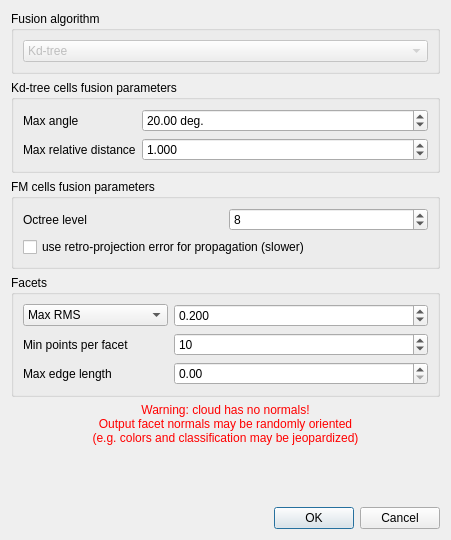
<?xml version="1.0" encoding="UTF-8"?>
<ui version="4.0">
 <class>CellsFusionDlg</class>
 <widget class="QDialog" name="CellsFusionDlg">
  <property name="geometry">
   <rect>
    <x>0</x>
    <y>0</y>
    <width>451</width>
    <height>540</height>
   </rect>
  </property>
  <property name="windowTitle">
   <string>Cell Fusion Parameters</string>
  </property>
  <layout class="QVBoxLayout" name="verticalLayout">
   <item>
    <widget class="QGroupBox" name="fusionAlgoGroupBox">
     <property name="title">
      <string>Fusion algorithm</string>
     </property>
     <layout class="QVBoxLayout" name="verticalLayout_2">
      <item>
       <widget class="QComboBox" name="algoComboBox">
        <property name="enabled">
         <bool>false</bool>
        </property>
        <item>
         <property name="text">
          <string>Kd-tree</string>
         </property>
        </item>
        <item>
         <property name="text">
          <string>Fast Marching</string>
         </property>
        </item>
       </widget>
      </item>
     </layout>
    </widget>
   </item>
   <item>
    <widget class="QGroupBox" name="kdTreeCellFusionGroupBox">
     <property name="title">
      <string>Kd-tree cells fusion parameters</string>
     </property>
     <layout class="QFormLayout" name="formLayout">
      <property name="fieldGrowthPolicy">
       <enum>QFormLayout::AllNonFixedFieldsGrow</enum>
      </property>
      <item row="0" column="0">
       <widget class="QLabel" name="label_3">
        <property name="toolTip">
         <string>Max angle between cells (in degrees).
Kd-tree cells should be (roughly) planar.</string>
        </property>
        <property name="text">
         <string>Max angle</string>
        </property>
       </widget>
      </item>
      <item row="0" column="1">
       <widget class="QDoubleSpinBox" name="maxAngleDoubleSpinBox">
        <property name="suffix">
         <string> deg.</string>
        </property>
        <property name="maximum">
         <double>180.000000000000000</double>
        </property>
        <property name="singleStep">
         <double>5.000000000000000</double>
        </property>
        <property name="value">
         <double>20.000000000000000</double>
        </property>
       </widget>
      </item>
      <item row="1" column="0">
       <widget class="QLabel" name="label_4">
        <property name="toolTip">
         <string>Max 'relative' distance between cells (proportional to the cell size).
The bigger the farther the merged cells can be.</string>
        </property>
        <property name="text">
         <string>Max relative distance</string>
        </property>
       </widget>
      </item>
      <item row="1" column="1">
       <widget class="QDoubleSpinBox" name="maxRelativeDistDoubleSpinBox">
        <property name="decimals">
         <number>3</number>
        </property>
        <property name="minimum">
         <double>0.001000000000000</double>
        </property>
        <property name="maximum">
         <double>10000.000000000000000</double>
        </property>
        <property name="singleStep">
         <double>0.050000000000000</double>
        </property>
        <property name="value">
         <double>1.000000000000000</double>
        </property>
       </widget>
      </item>
     </layout>
    </widget>
   </item>
   <item>
    <widget class="QGroupBox" name="fmCellFusionGroupBox">
     <property name="title">
      <string>FM cells fusion parameters</string>
     </property>
     <layout class="QVBoxLayout" name="verticalLayout_3">
      <item>
       <layout class="QHBoxLayout" name="horizontalLayout">
        <item>
         <widget class="QLabel" name="label_7">
          <property name="text">
           <string>Octree level</string>
          </property>
         </widget>
        </item>
        <item>
         <widget class="ccOctreeSpinBox" name="octreeLevelSpinBox">
          <property name="toolTip">
           <string>Octree Level (Fast Marching propagation process).</string>
          </property>
          <property name="minimum">
           <number>0</number>
          </property>
          <property name="maximum">
           <number>10</number>
          </property>
          <property name="singleStep">
           <number>1</number>
          </property>
          <property name="value">
           <number>8</number>
          </property>
         </widget>
        </item>
       </layout>
      </item>
      <item>
       <widget class="QCheckBox" name="useRetroProjectionCheckBox">
        <property name="text">
         <string>use retro-projection error for propagation (slower)</string>
        </property>
       </widget>
      </item>
     </layout>
    </widget>
   </item>
   <item>
    <widget class="QGroupBox" name="facetGroupBox">
     <property name="title">
      <string>Facets</string>
     </property>
     <layout class="QFormLayout" name="formLayout_4">
      <item row="1" column="0">
       <widget class="QLabel" name="label">
        <property name="text">
         <string>Min points per facet</string>
        </property>
       </widget>
      </item>
      <item row="1" column="1">
       <widget class="QSpinBox" name="minPointsPerFacetSpinBox">
        <property name="toolTip">
         <string>Octree Level (for point cloud shape approx.)</string>
        </property>
        <property name="minimum">
         <number>3</number>
        </property>
        <property name="maximum">
         <number>1000000000</number>
        </property>
        <property name="singleStep">
         <number>10</number>
        </property>
        <property name="value">
         <number>10</number>
        </property>
       </widget>
      </item>
      <item row="3" column="0">
       <widget class="QLabel" name="label_5">
        <property name="text">
         <string>Max edge length</string>
        </property>
       </widget>
      </item>
      <item row="3" column="1">
       <widget class="QDoubleSpinBox" name="maxEdgeLengthDoubleSpinBox">
        <property name="maximum">
         <double>1000000000.000000000000000</double>
        </property>
       </widget>
      </item>
      <item row="0" column="0">
       <widget class="QComboBox" name="errorMeasureComboBox">
        <property name="toolTip">
         <string>Criterion for grouping several points in a single 'facet'</string>
        </property>
        <property name="sizeAdjustPolicy">
         <enum>QComboBox::AdjustToContents</enum>
        </property>
        <item>
         <property name="text">
          <string>Max RMS</string>
         </property>
        </item>
        <item>
         <property name="text">
          <string>Max distance @ 68%</string>
         </property>
        </item>
        <item>
         <property name="text">
          <string>Max distance @ 95%</string>
         </property>
        </item>
        <item>
         <property name="text">
          <string>Max distance @ 99%</string>
         </property>
        </item>
        <item>
         <property name="text">
          <string>Max distance</string>
         </property>
        </item>
       </widget>
      </item>
      <item row="0" column="1">
       <widget class="QDoubleSpinBox" name="maxRMSDoubleSpinBox">
        <property name="decimals">
         <number>3</number>
        </property>
        <property name="minimum">
         <double>0.001000000000000</double>
        </property>
        <property name="maximum">
         <double>1000000000.000000000000000</double>
        </property>
        <property name="singleStep">
         <double>0.050000000000000</double>
        </property>
        <property name="value">
         <double>0.200000000000000</double>
        </property>
       </widget>
      </item>
     </layout>
    </widget>
   </item>
   <item>
    <widget class="QLabel" name="noNormalWarningLabel">
     <property name="styleSheet">
      <string notr="true">color: red;</string>
     </property>
     <property name="text">
      <string>Warning: cloud has no normals!
Output facet normals may be randomly oriented
(e.g. colors and classification may be jeopardized)</string>
     </property>
     <property name="alignment">
      <set>Qt::AlignCenter</set>
     </property>
    </widget>
   </item>
   <item>
    <spacer name="verticalSpacer">
     <property name="orientation">
      <enum>Qt::Vertical</enum>
     </property>
     <property name="sizeHint" stdset="0">
      <size>
       <width>20</width>
       <height>40</height>
      </size>
     </property>
    </spacer>
   </item>
   <item>
    <widget class="QDialogButtonBox" name="buttonBox">
     <property name="orientation">
      <enum>Qt::Horizontal</enum>
     </property>
     <property name="standardButtons">
      <set>QDialogButtonBox::Cancel|QDialogButtonBox::Ok</set>
     </property>
    </widget>
   </item>
  </layout>
 </widget>
 <customwidgets>
  <customwidget>
   <class>ccOctreeSpinBox</class>
   <extends>QSpinBox</extends>
   <header location="global">ccOctreeSpinBox.h</header>
  </customwidget>
 </customwidgets>
 <resources>
  <include location="../qFacets.qrc"/>
 </resources>
 <connections>
  <connection>
   <sender>buttonBox</sender>
   <signal>accepted()</signal>
   <receiver>CellsFusionDlg</receiver>
   <slot>accept()</slot>
   <hints>
    <hint type="sourcelabel">
     <x>248</x>
     <y>254</y>
    </hint>
    <hint type="destinationlabel">
     <x>157</x>
     <y>274</y>
    </hint>
   </hints>
  </connection>
  <connection>
   <sender>buttonBox</sender>
   <signal>rejected()</signal>
   <receiver>CellsFusionDlg</receiver>
   <slot>reject()</slot>
   <hints>
    <hint type="sourcelabel">
     <x>316</x>
     <y>260</y>
    </hint>
    <hint type="destinationlabel">
     <x>286</x>
     <y>274</y>
    </hint>
   </hints>
  </connection>
 </connections>
</ui>
